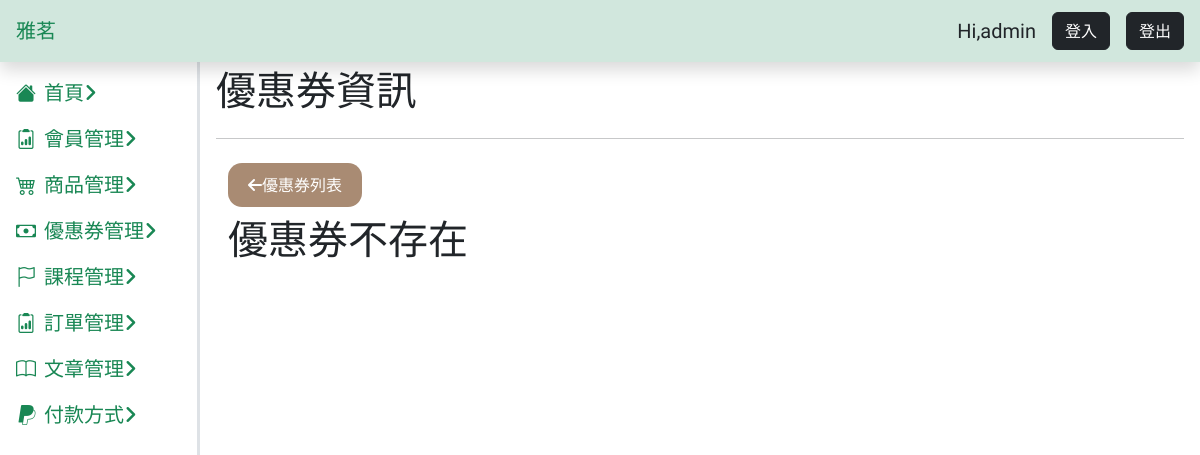
The app's page /cupon/coupon.php, older data.
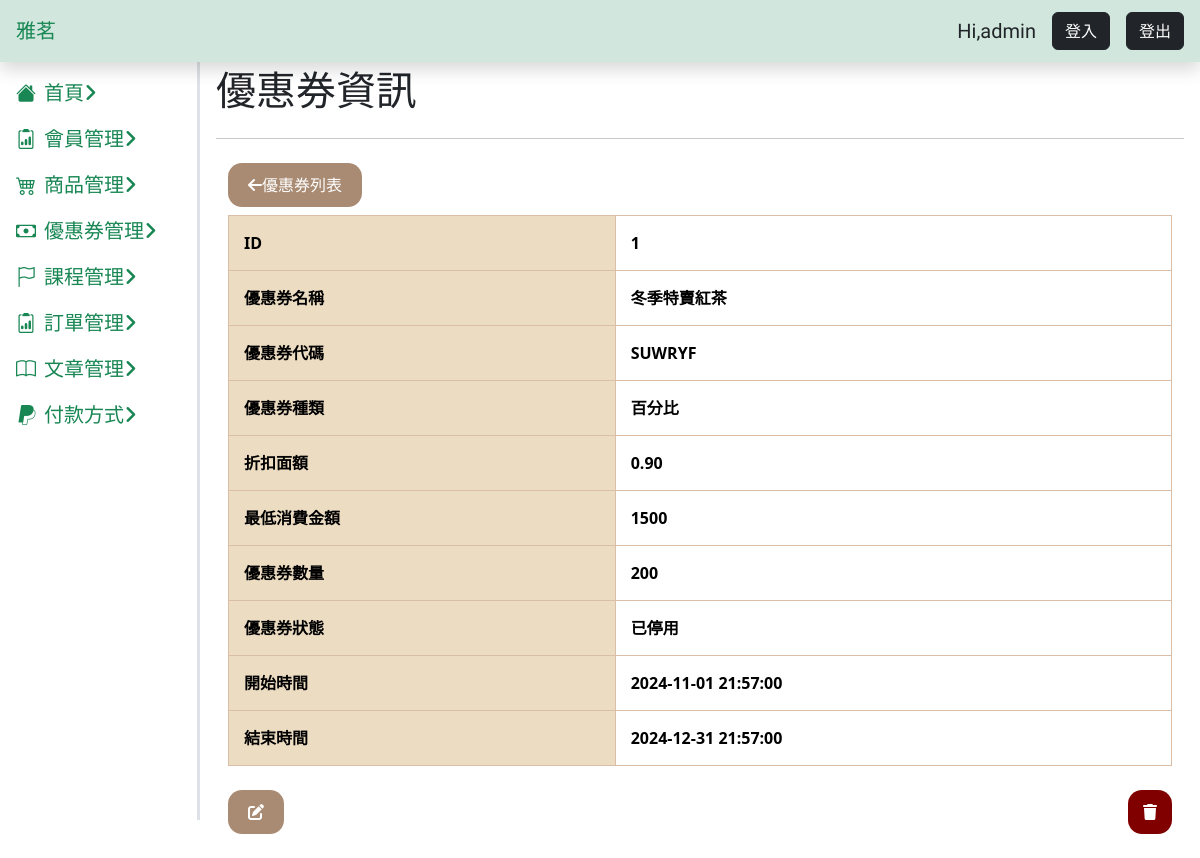
The same page, newer data.
### tables this page shows
CREATE TABLE `coupons` (
  `id` int(3) UNSIGNED NOT NULL,
  `name` varchar(50) NOT NULL,
  `code` varchar(20) NOT NULL,
  `category` varchar(10) NOT NULL,
  `discount` decimal(10,2) NOT NULL,
  `min_spend_amount` decimal(20,0) DEFAULT NULL,
  `stock` int(3) NOT NULL,
  `status` varchar(5) NOT NULL,
  `start_time` datetime NOT NULL,
  `end_time` datetime NOT NULL,
  `valid` tinyint(1) DEFAULT 1
);

### cupon/coupon.php (the view, shortened to what this page needs)
<?php
if (!isset($_GET["id"])) {
    $id = 1;
} else {
    $id = $_GET["id"];
}
require_once("../db_connect.php");
$sql = "SELECT * FROM coupons WHERE id=$id AND valid=1";
$result = $conn->query($sql);
$row = $result->fetch_assoc();
if ($result->num_rows > 0) {
    $couponExit = true;
} else {
    $couponExit = false;
}
?>
<!doctype html>
<html lang="en">
<head>
    <?php include("../css.php") ?>
</head>
<body>
    <?php include("../dashboard-comm.php") ?>
    <main class="main-content p-3">
        <div class="d-flex justify-content-between">
            <h1>優惠券資訊</h1>
        </div>
        <hr>
        <div class="container">
            <div class="py-2">
                <a class="btn btn-custom" href="coupons.php?page=1&order=id_asc"><i class="fa-solid fa-arrow-left"></i>優惠券列表</a>
            </div>
            <div class="row justify-content-center ">
                <div class="col-lg-12">
                    <?php if ($couponExit) : ?>
                        <table class="table table-coupon table-bordered">
                            <tr>
                                <th>ID</th>
                                <td><?= $row["id"] ?></td>
                            </tr>
                            <tr>
                                <th>優惠券名稱</th>
                                <td><?= $row["name"] ?></td>
                            </tr>
                            <tr>
                                <th>優惠券代碼</th>
                                <td><?= $row["code"] ?></td>
                            </tr>
                            <tr>
                                <th>優惠券種類</th>
                                <td><?= $row["category"] ?></td>
                            </tr>
                            <tr>
                                <th>折扣面額</th>
                                <td><?= $row["discount"] ?></td>
                            </tr>
                            <tr>
                                <th>最低消費金額</th>
                                <td><?= $row["min_spend_amount"] ?></td>
                            </tr>
                            <tr>
                                <th>優惠券數量</th>
                                <td><?= $row["stock"] ?></td>
                            </tr>
                            <tr>
                                <th>優惠券狀態</th>
                                <td>
                                    <?php $starttime = strtotime($row["start_time"]);
                                    $endtime = strtotime($row["end_time"]);
                                    $now = time();
                                    if ($endtime - $now > 0 && $starttime - $now < 0) {
                                        $row["status"] = "可使用";
                                        echo "可使用";
                                    } elseif ($starttime - $now > 0) {
                                        $row["status"] = "未開放";
                                        echo "未開放";
                                    } else {
                                        $row["status"] = "已停用";
                                        echo "已停用";
                                    } ?>
                                </td>
                            </tr>
                            <tr>
                                <th>開始時間</th>
                                <td><?= $row["start_time"] ?></td>
                            </tr>
                            <tr>
                                <th>結束時間</th>
                                <td><?= $row["end_time"] ?></td>
                            </tr>
                        </table>
                        <div class="py-2 d-flex justify-content-between ">
                            <a class="btn btn-custom " href="coupon-edit.php?id=<?= $row["id"] ?>" title="編輯優惠券"><i class="fa-solid fa-pen-to-square"></i></a>
                            <button class="btn btn-custom-d " title="刪除優惠券" data-bs-toggle="modal" data-bs-target="#deleteModal"><i class="fa-solid fa-trash"></i></button>
                        </div>
                    <?php else : ?>
                        <h1>優惠券不存在</h1>
                    <?php endif; ?>
                </div>
            </div>
        </div>
    </main>
</body>
</html>

### css.php (shortened to what this page needs)
<link href="https://cdn.jsdelivr.net/npm/bootstrap@5.3.2/dist/css/bootstrap.min.css" rel="stylesheet" />
<link rel="stylesheet" href="https://cdnjs.cloudflare.com/ajax/libs/font-awesome/6.5.2/css/all.min.css" />
<link rel="stylesheet" href="https://cdn.jsdelivr.net/npm/bootstrap-icons@1.11.3/font/bootstrap-icons.min.css">

### dashboard-comm.php (shortened to what this page needs)
<header class="main-header bg-success-subtle d-flex fixed-top shadow justify-content-between align-items-center">
    <a href="dashboard.php" class="google-font fs-5 p-3 text-success bg-success-subtle">
        雅茗
    </a>
    <div class="d-flex align-middle me-3 gap-3">
        <p class="google-font fs-5 m-0 pt-1">Hi,admin</p>
        <a href="" class="btn btn-dark">登入</a>
        <a href="/user/doSingOut.php" class="btn btn-dark">登出</a>
    </div>
</header>
<aside class="aside-left position-fixed border-end border-3 vh-100 google-font fs-5">
    <ul class="list-unstyled">
        <li>
            <a class="d-block p-2 px-3" href="/dashboard.php">
                <i class="bi bi-house-fill me-2"></i>首頁<i class="fa-solid fa-angle-right"></i>
            </a>
        </li>
        <li>
            <a class="d-block p-2 px-3 pmList">
                <i class="bi bi-clipboard2-data me-2"></i>會員管理<i class="fa-solid fa-angle-right"></i>
            </a>
        </li>
        <li>
            <a class="d-block p-2 px-3 pmList">
                <i class="bi bi-cart4 me-2"></i></i>商品管理<i class="fa-solid fa-angle-right"></i>
            </a>
        </li>
        <li>
            <a class="d-block p-2 px-3 pmList">
                <i class="bi bi-cash me-2"></i>優惠券管理<i class="fa-solid fa-angle-right"></i>
            </a>
        </li>
        <li>
            <a class="d-block p-2 px-3 pmList">
                <i class="bi bi-flag me-2"></i>課程管理<i class="fa-solid fa-angle-right"></i>
            </a>
        </li>
        <li>
            <a class="d-block p-2 px-3">
                <i class="bi bi-clipboard2-data me-2"></i>訂單管理<i class="fa-solid fa-angle-right"></i>
            </a>
        </li>
        <li>
            <a class="d-block p-2 px-3">
                <i class="bi bi-book me-2"></i>文章管理<i class="fa-solid fa-angle-right"></i>
            </a>
        </li>
        <li>
            <a class="d-block p-2 px-3">
                <i class="bi bi-paypal me-2"></i>付款方式<i class="fa-solid fa-angle-right"></i>
            </a>
        </li>
    </ul>
</aside>

### css.php (style rules this page uses)
a { text-decoration: none; cursor: pointer; user-select: none; }
li>a { color: #198754; }
:root { --aside-witch: 200px; --header-height: 50px; }
.aside-left { padding-top: var(--header-height); width: var(--aside-witch); top: 20px; overflow: auto; }
ul { transition: .5s; }
.main-content { margin: var(--header-height) 0 0 var(--aside-witch); }
.google-font { font-family: "LXGW WenKai TC", cursive; font-weight: 400; font-style: normal; }
body { font-weight: bold; }

### cupon/ne-css.php (style rules this page uses)
.btn-custom { background-color: #A98B73; color: white; border: none; padding: 10px 20px; border-radius: 14px; }
.btn-custom-d { background-color: #800000; color: white; border: none; padding: 10px 15px; border-radius: 14px; }
.table-coupon>tbody>tr>th { background-color: rgb(236, 220, 194); }
.table>:not(caption)>*>* { padding: 15px; }

Row changes from the older to the newer data that the page shows:
added coupons: id "1", name "冬季特賣紅茶", code "SUWRYF", category "百分比", discount "0.90", min_spend_amount "1500", stock "200", start_time "2024-11-01 21:57:00", end_time "2024-12-31 21:57:00"
Text that changed along with them:
text no longer shown: "優惠券不存在"
text now shown: "ID 優惠券名稱 優惠券代碼 優惠券種類 折扣面額 最低消費金額 優惠券數量 優惠券狀態 已停用 開始時間 結束時間"
